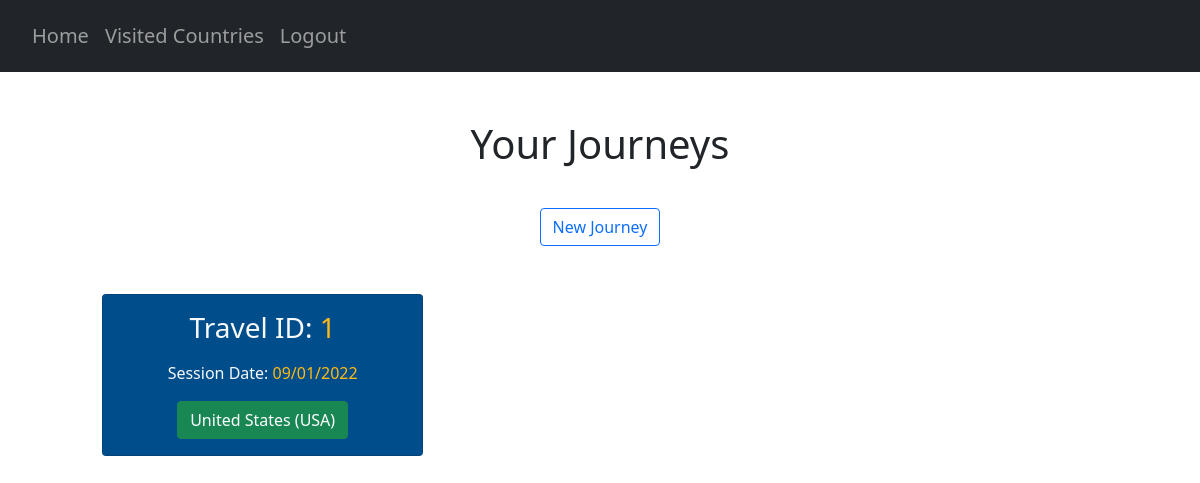
The page /journeys (signed in) on the database its author committed.
### website/models.py (models this page shows)
class Country(db.Model):
    country_code = db.Column(db.String(3), primary_key=True)
    country_name = db.Column(db.String(150), unique=True)

### website/views.py (the view)
@views.route("/journeys", methods=["GET"])
@login_required
def journey():
    countries = Country.query.all()
    AllCountries = {}
    for country in countries:
        AllCountries[country.country_code] = country.country_name
    x = select(UserTravelScore)\
            .where(UserTravelScore.user_id == current_user.id)
    result = db.session.connection().execute(x)
    result = result.fetchall()
    travel_sessions = []
    for travel in result:
        num_country_scores = 0
        travelID = travel[1]
        dateAdded = travel[2]
        dateString = dateAdded.strftime("%d/%m/%Y")
        countries_X = select(UserCountryScore)\
            .where(UserCountryScore.user_id == current_user.id, UserCountryScore.travel_id == travelID)
        result_countries = db.session.connection().execute(countries_X)
        result_travels = result_countries.fetchall()
        if result_travels == []:
            travel_sessions.append((travelID, dateString, {'Status': 'Incomplete'}))
        else:
            for country_score in result_travels:
                num_country_scores += 1
            if num_country_scores == 197:
                country_scores_x = select(UserCountryScore)\
                    .where(UserCountryScore.user_id == current_user.id, UserCountryScore.travel_id == travelID)\
                    .order_by(UserCountryScore.total_score.desc())
                result_best_countries = db.session.connection().execute(country_scores_x)
                result_all_countries = result_best_countries.fetchall()
                result_top_country = result_all_countries[0][2]
                country_codes_to_filter = []
                for result in result_all_countries:
                    country_codes_to_filter.append(result[2])
                filtered_country_codes = filterPrevCountries(country_codes_to_filter, travelID)
                top_filtered_country_code = filtered_country_codes[0]
                top_country_name = AllCountries[top_filtered_country_code]
                travel_sessions.append((travelID, dateString, {'Top Country': top_country_name}))
            else:
                print("Incomplete - possible server error")
                travel_sessions.append((travelID, dateString, {'Status': 'Incomplete'}))
    return render_template("journeys.html", user=current_user, journeys=travel_sessions)

### website/__init__.py (called while the page is built)
def create_app():
    app = Flask(__name__)
    app.config['SECRET_KEY'] = 'pog'
    app.config['SQLALCHEMY_DATABASE_URI'] = f'sqlite:///{DB_NAME}'
    db.init_app(app)
    from .views import views
    from .auth import auth
    app.register_blueprint(views, url_prefix='/')
    app.register_blueprint(auth, url_prefix='/')
    from .models import User, Country, UserCountry, Safety, Cost, CulturalValue, CovidRestrictions
    create_database(app)
    login_manager = LoginManager()
    login_manager.login_view = 'auth.login'
    login_manager.init_app(app)
    @login_manager.user_loader
    def load_user(id):
        return User.query.get(int(id))
    return app

### website/questionHandler.py (called while the page is built)
def doesUserWantThisCountry(countryCode):
    countries = UserCountry.query.all()
    users_countries = []
    for country in countries:
        if country.user_id == current_user.id:
            users_countries.append(country.country_code)
    for country in users_countries:
        if countryCode in users_countries:
            return True
        else:
            return False

def filterPrevCountries(codes, travelID):
    try:
        current_travel = UserTravelScore.query.get((current_user.id, travelID))
    except (sqlite3.IntegrityError, sqlalchemy.exc.IntegrityError) as e:
        print(e)
    prev_countries = getattr(current_travel, "prev_countries")
    if prev_countries == True:
        return codes
    else:
        suggestionsStream = filter(lambda x:not(doesUserWantThisCountry(x)), codes)
        suggestionsStream = list(suggestionsStream)
        return suggestionsStream

### website/templates/journeys.html (shortened to what this page needs)
{% extends "base.html" %} {% block title %}Journeys{% endblock %}
{% block content %}
<div class="container pt-5">
      <h1 align="center">Your Journeys</h1>
</div>
<div class="container pt-3" align="center">
    <button type="submit" class="btn btn-outline-primary mt-3 newJourney">New Journey</button>
</div>
<section class="p-5">
    <div class="container">
        <div class="row text-center g-3">
            {% for travel in journeys %}
            {% for journeyS, journeyT in travel[2].items() %}
            <div class="col-4">
                <div class="card cardTravel text-light">
                    <div class="card-body text-center">
                        <h3 class="card-title mb-3">
                            Travel ID: <span style="color:#ffbb11">{{ travel[0] }}</span>
                        </h3>
                        <p class="card-text">
                            Session Date: <span style="color:#ffbb11">{{ travel[1] }}</span>
                        </p>
                        {% if journeyT == "Incomplete" %}
                        <button class="btn btn-danger travel" id="{{ travel[0] }}">Incomplete</button>
                        {% else %}
                        <button class="btn btn-success travel" id="{{ travel[0] }}">{{ journeyT }}</button>
                        {% endif %}
                    </div>
                </div>
            </div>
            {% endfor %}
            {% endfor %}
        </div>
    </div>
</section>
{% endblock %}

### website/static/extra.css (style rules this page uses)
.cardTravel { background-color: #004d8c; }

### rows shown on the page
Country: travel "1", travel "09/01/2022", country_name "United States (USA)"
